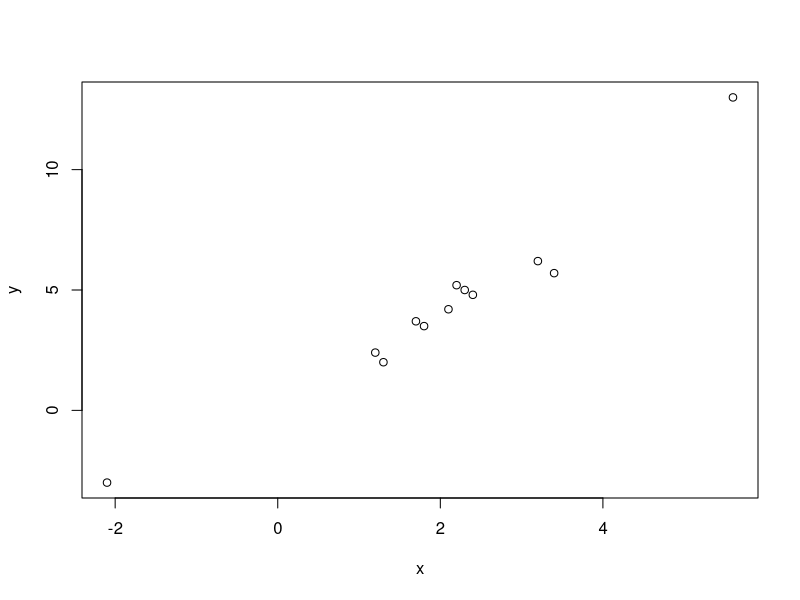

Here is the R script that generated this plot:
x <- c(1.2,3.4,1.3,-2.1,5.6,2.3,3.2,2.4,2.1,1.8,1.7,2.2)
y <- c(2.4,5.7,2.0,-3,13,5,6.2,4.8,4.2,3.5,3.7,5.2)
plot(x,y)

